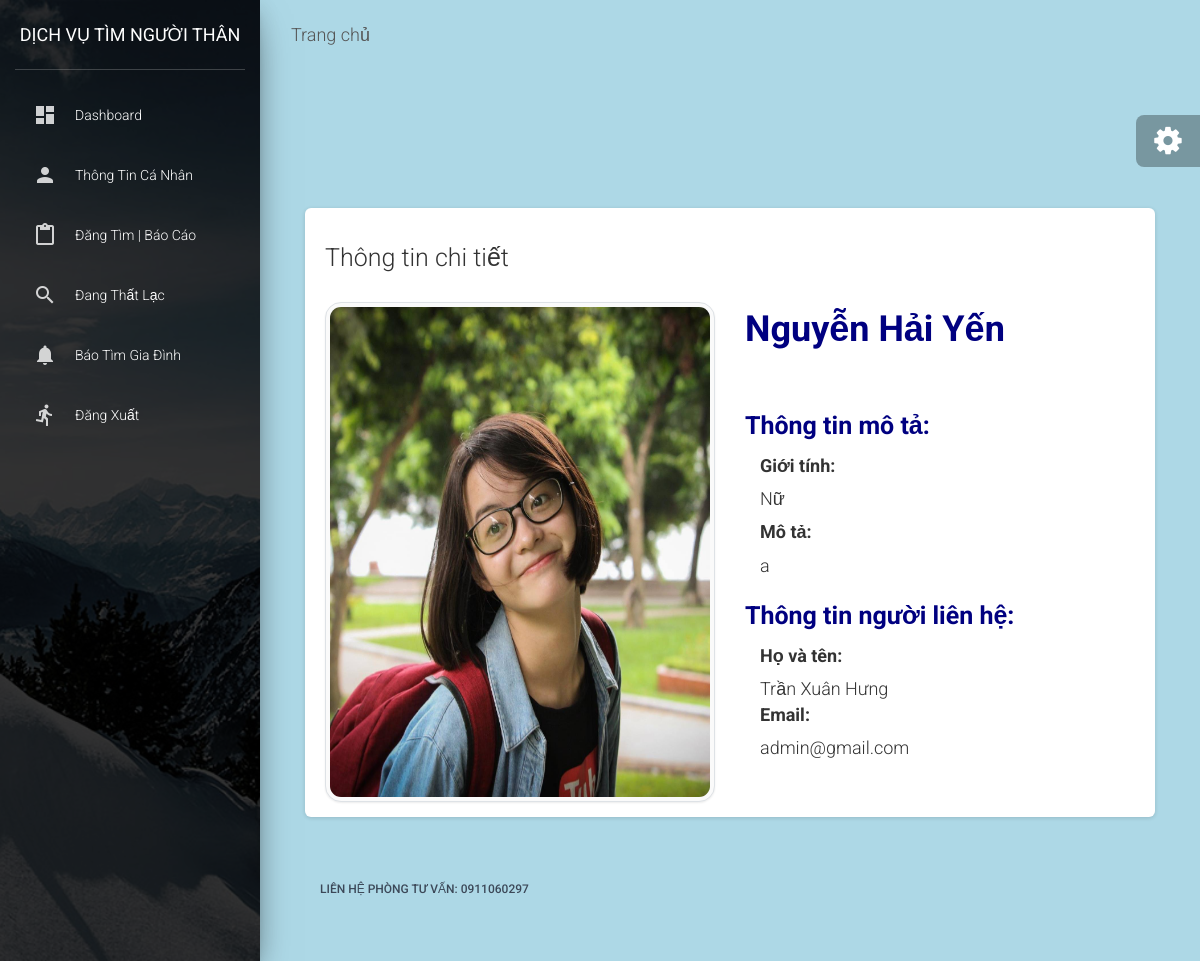
Screenshot of /missingdetail?missing_id=2 with the database file from the repository.
### center/models.py (models this page shows)
class MissingPeople(models.Model):
    id = models.AutoField(db_column='ID', primary_key=True)  # Field name made lowercase.
    user = models.ForeignKey(User,models.DO_NOTHING, db_column='UserID')
    name = models.CharField(db_column='name', max_length=255, null=True, blank=True)
    gender= models.CharField (db_column='gender', max_length=100, null=True, blank=True)
    status = models.CharField(db_column='status',max_length=255, null=True,  blank=True)
    image = models.ImageField(db_column='image', null=True, upload_to='missing')
    description = models.CharField(db_column='description', blank=True, max_length=2550, null=True)
    class Meta:
        db_table = 'MissingPeople'

### center/views.py (the view)
# urls.py: path('missingdetail', missing_detail, name="productdetail"),
def missing_detail(request):
    missing = MissingPeople.objects.filter(id=request.GET.get('missing_id'))
    user = User.objects.filter(id=missing[0].user.id)
    return render(request, 'missing_detail.html', {'missing': missing[0],'user': user[0] })

### center/templates/missing_detail.html (shortened to what this page needs)
{% extends 'layouts/base.html' %}
{% load static
{% block title %} Icons {% endblock title %}
{% block content %}
<div class="header bg-gradient-primary pb-8 pt-5 pt-md-8">
</div>
<div class="container-fluid mt--7">
    <div class="row">
        <div class="col">
            <div class="card shadow">
                <div class="card-header bg-transparent">
                    <div class="d-flex justify-content-between">
                    <h3 class="mb-0">Thông tin chi tiết</h3>
                    </div>
                </div>
                <div class="card-body">
                    <div class="row">
                        <div class="col-lg-6 item-photo">
                            <img src="{{missing.image.url}}" style="height: 500px; width: auto;"class="img-thumbnail" alt="">
                        </div>
                        <div class="col-lg-6">
                            <h2 id="product-name" style="font-weight: bold; color: navy;">{{ missing.name }}</h1>
                                <br>
                                <h3 style="font-weight: bold; color: navy;"> Thông tin mô tả:</h2>
                                    <div class="col-lg-12">
                                        <h4 style="font-weight: bold;">Giới tính: </h4>
                                        <div >
                                            <h4>{{missing.gender}}</h4>
                                        </div>
                                    </div>
                                    <div class="col-lg-12">
                                        <h4 style="font-weight: bold;">Mô tả: </h4>
                                        <div >
                                            <h4>{{missing.description}}</h4>
                                        </div>
                                    </div>
                                <h3 style="font-weight: bold; color: navy;"> Thông tin người liên hệ:</h2>
                                <div class="col-lg-12">
                                    <h4 style="font-weight: bold;">Họ và tên: </h4>
                                    <div>
                                        <a href ="#" class="h4">{{user.last_name}} {{user.first_name}}</a>
                                    </div>
                                </div>
                                <div class="col-lg-12">
                                    <h4 style="font-weight: bold;">Email:</h4>
                                     <div>
                                        <h4>{{user.email}}</h4>
                                     </div>
                                </div>
                            <br>
                        </div>
                    </div>
                </div>
            </div>
        </div>
        {% endblock content %}

### rows the page displays
MissingPeople: image (picture), name "Nguyễn Hải Yến", gender "Nữ", description "a"

### other values shown
{{ user.last_name }} "Trần"
{{ user.first_name }} "Xuân Hưng"
{{ user.email }} "admin@gmail.com"
